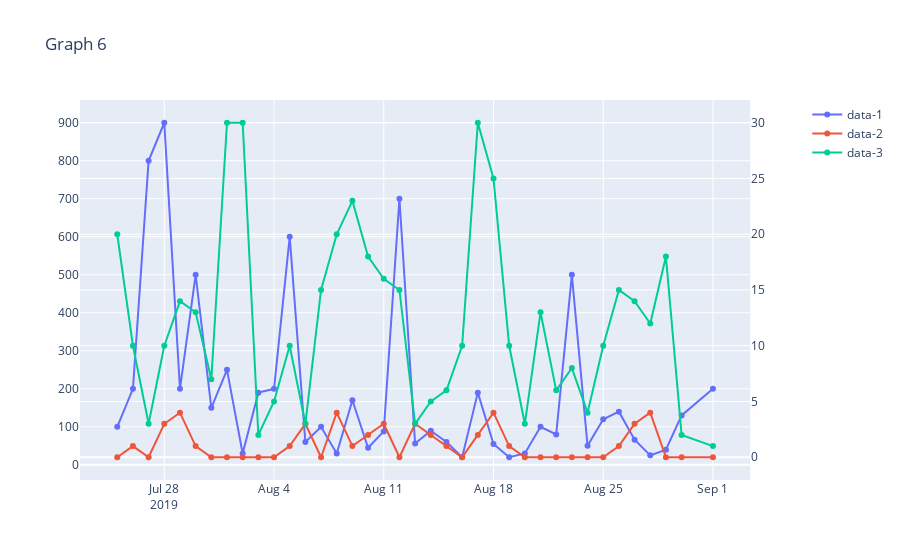

Notebook source saved alongside this figure:
### Markdown cell above
#### Example 5

### Code cell
figure_6 = plot.plot_all_time_series(Data, ['data-1','data-2','data-3'],'Date/Time','lines+markers', 'Graph 6')
iplot(figure_6)
